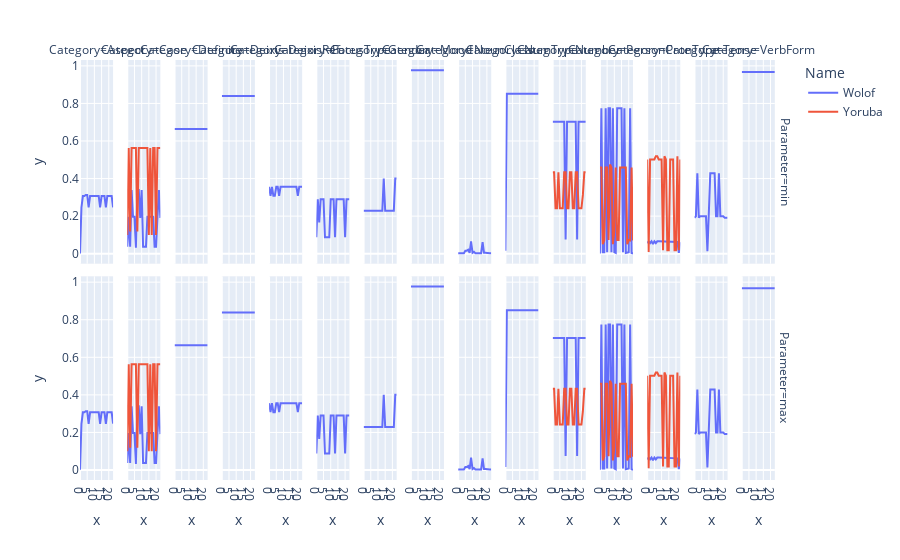

The cell this chart's notebook holds for it:
### Code cell
def update_output(family):
    df_spec = pd.DataFrame(columns = ['Name', 'x', 'y', 'Category'])
    df_spec2 = pd.DataFrame(columns = ['Name', 'x', 'y', 'Category'])
    df_spec3 = pd.DataFrame(columns = ['Name', 'x', 'y', 'Category'])
    df_spec4 = pd.DataFrame(columns = ['Name', 'x', 'y', 'Category'])
    new_lst = structure[family]

    for el in new_lst:
        df_temp = df1.loc[df1['Name'].isin([el])]
        frames = [df_spec, df_temp]
        df_spec = pd.concat(frames)

    for cat in df_spec['Category'].unique().tolist():
        a = df_spec.loc[df_spec['Category'].isin([cat])]
        
        if len(a['Name'].unique().tolist()) > 2:
            curves = {}

            for index, raw in df_spec.iterrows():
                if raw['Category'] not in curves.keys():
                    curves[raw['Category']] = {}
                if raw['Name'] not in curves[raw['Category']].keys():
                    curves[raw['Category']][raw['Name']] = []
                point = (raw['x'], raw['y'])
                curves[raw['Category']][raw['Name']].append(point)

            distances = {}
            distances[cat] = {}
            nam_line = list(curves[cat].keys())
            for b in range(len(curves[cat].keys())):
                nam_line_spec = list(curves[cat].keys())
                del nam_line_spec[b]
                line_1 = curves[cat][nam_line[b]]
                lang_1 = nam_line[b]
                for name in nam_line_spec:
                    line_2 = curves[cat][name]
                    lang_2 = name
                    compar_name1 = f'{lang_1}:{lang_2}'
                    compar_name2 = f'{lang_2}:{lang_1}'
                    if compar_name1 and compar_name2 not in distances[cat].keys():
                        distances[cat][compar_name1] = frechet_distance(line_1, line_2)

            distances = dict(sorted(distances[cat].items(), key=lambda x: -x[1]))
            compar_distances = {}
            count = 0
            dist_len = 0.8*len(distances.keys())
            pattern1 = int()
            for k in distances.keys():
                count += 1
                if pattern1 == 0:
                    pattern1 =  1.2*distances[k]
                n_index = k.index(':')
                lang1 = k[0:n_index]
                lang2 = k[n_index+1:]
                if distances[k] <= pattern1:
                    if count <= dist_len:
                        if lang1 not in compar_distances.keys():
                            compar_distances[lang1] = []
                            compar_distances[lang1].append(lang1)
                            compar_distances[lang1].append(lang2)
                        else:
                            compar_distances[lang1].append(lang2)
                        if lang2 not in compar_distances.keys():
                            compar_distances[lang2] = []
                            compar_distances[lang2].append(lang2)
                            compar_distances[lang2].append(lang1)
                        else:
                            compar_distances[lang2].append(lang1)
            compar_distances = dict(sorted(compar_distances.items(), key=lambda item: len(item[1])))
            [last] = collections.deque(compar_distances, maxlen=1)
            need_lang = compar_distances[last]
            
            if len(need_lang) >= 6:
                need_lang = need_lang[:6]

            for el in need_lang:
                b = df_spec2.loc[df_spec2['Category'].isin([cat])]
                b = b['Name'].unique().tolist()
                if el not in b:
                    df_temp = df_spec.loc[df_spec['Name'].isin([el])]
                    df_temp = df_temp.loc[df_temp['Category'].isin([cat])]
                    frames = [df_spec2, df_temp]
                    df_spec2 = pd.concat(frames)

            
            distances = dict(sorted(distances.items(), key=lambda x: -x[1], reverse=True))
            df_spec3 = pd.DataFrame(columns = ['Name', 'x', 'y', 'Category'])
            compar_distances2 = {}
            dist_len = 0.8*len(distances.keys())
            pattern2 = int()
            count = 0
            for k in distances.keys():
                count += 1
        
                if pattern2 == 0:
                    pattern2 =  0.8*distances[k]
                n = k.index(':')
                lang1 = k[0:n]
                lang2 = k[n+1:]

                if distances[k] >= pattern2:
                    if count <= dist_len:
                        if lang1 not in compar_distances2.keys():
                            compar_distances2[lang1] = []
                            compar_distances2[lang1].append(lang1)
                            compar_distances2[lang1].append(lang2)
                        else:
                            if lang2 not in compar_distances2[lang1]:
                                compar_distances2[lang1].append(lang2)
                        if lang2 not in compar_distances2.keys():
                            compar_distances2[lang2] = []
                            compar_distances2[lang2].append(lang2)
                            compar_distances2[lang2].append(lang1)
                        else:
                            if lang1 not in compar_distances2[lang2]:
                                compar_distances2[lang2].append(lang1)
            
            compar_distances2 = dict(sorted(compar_distances2.items(), key=lambda item: len(item[1])))
            if compar_distances2 == {}:
                b = df_spec.loc[df_spec['Category'].isin(['Definite'])]
                print(distances)
            [last] = collections.deque(compar_distances2, maxlen=1)
            need_lang = compar_distances2[last]
            if len(need_lang) >= 6:
                need_lang = need_lang[:6]

            for el in need_lang:
                b = df_spec3.loc[df_spec3['Category'].isin([cat])]
                b = b['Name'].unique().tolist()
                if el not in b:
                    df_temp = df_spec.loc[df_spec['Name'].isin([el])]
                    df_temp = df_temp.loc[df_temp['Category'].isin([cat])]
                    frames = [df_spec3, df_temp]
                    df_spec3 = pd.concat(frames)
                
                
        else:
            df_temp = df_spec[df_spec['Category'].isin([cat])]
            frames = [df_spec2, df_temp]
            df_spec2 = pd.concat(frames)
            frames = [df_spec3, df_temp]
            df_spec3 = pd.concat(frames)

    min = len(df_spec2['Name'].tolist())
    min = ['min' for i in range(min)]
    df_spec2['Parameter'] = min

    max = len(df_spec3['Name'].tolist())
    max = ['max' for i in range(max)]
    df_spec3['Parameter'] = max

    frames = [df_spec2, df_spec3]
    df_new = pd.concat(frames)
    
    fig = px.line(df_new, x='x', y='y', color='Name', facet_col='Category', facet_row = 'Parameter', facet_col_wrap=3)
    # fig = px.line(df_spec2, x='x', y='y', color='Name', facet_col='Category', facet_col_wrap=3)
    # fig1 = px.line(df_spec3, x='x', y='y', color='Name', facet_col='Category', facet_col_wrap=3)
    # return fig1, fig2, fig3
    return fig
f = update_output('Atlantic-Congo')
f.show()

### Figure 1 — Plotly figure (JSON) as saved in the notebook; plotly's stock layout.template omitted (floating-point values rounded to 4 significant figures)
{"data": [{"hovertemplate": "Name=Wolof<br>Parameter=min<br>Category=Aspect<br>x=%{x}<br>y=%{y}<extra></extra>", "legendgroup": "Wolof", "line": {"color": "#636efa", "dash": "solid"}, "marker": {"symbol": "circle"}, "mode": "lines", "name": "Wolof", "orientation": "v", "showlegend": true, "type": "scatter", "x": [0, 1, 2, 3, 4, 5, 6, 7, 8, 9, 10, 11, 12, 13, 14, 15, 16, 17, 18, 19, 20, 21, 22, 23], "xaxis": "x16", "y": [0.001, 0.246, 0.307, 0.307, 0.313, 0.313, 0.246, 0.307, 0.307, 0.307, 0.307, 0.307, 0.307, 0.307, 0.246, 0.307, 0.307, 0.307, 0.246, 0.307, 0.307, 0.307, 0.307, 0.247], "yaxis": "y16"}, {"hovertemplate": "Name=Wolof<br>Parameter=min<br>Category=Case<br>x=%{x}<br>y=%{y}<extra></extra>", "legendgroup": "Wolof", "line": {"color": "#636efa", "dash": "solid"}, "marker": {"symbol": "circle"}, "mode": "lines", "name": "Wolof", "orientation": "v", "showlegend": false, "type": "scatter", "x": [0, 1, 2, 3, 4, 5, 6, 7, 8, 9, 10, 11, 12, 13, 14, 15, 16, 17, 18, 19, 20, 21, 22, 23], "xaxis": "x17", "y": [0.037, 0.197, 0.037, 0.339, 0.197, 0.197, 0.032, 0.339, 0.339, 0.191, 0.339, 0.037, 0.037, 0.037, 0.197, 0.197, 0.197, 0.197, 0.197, 0.037, 0.037, 0.197, 0.339, 0.191], "yaxis": "y17"}, {"hovertemplate": "Name=Wolof<br>Parameter=min<br>Category=Definite<br>x=%{x}<br>y=%{y}<extra></extra>", "legendgroup": "Wolof", "line": {"color": "#636efa", "dash": "solid"}, "marker": {"symbol": "circle"}, "mode": "lines", "name": "Wolof", "orientation": "v", "showlegend": false, "type": "scatter", "x": [0, 1, 2, 3, 4, 5, 6, 7, 8, 9, 10, 11, 12, 13, 14, 15, 16, 17, 18, 19, 20, 21, 22, 23], "xaxis": "x18", "y": [0.664, 0.664, 0.664, 0.664, 0.664, 0.664, 0.664, 0.664, 0.664, 0.664, 0.664, 0.664, 0.664, 0.664, 0.664, 0.664, 0.664, 0.664, 0.664, 0.664, 0.664, 0.664, 0.664, 0.664], "yaxis": "y18"}, {"hovertemplate": "Name=Wolof<br>Parameter=min<br>Category=Deixis<br>x=%{x}<br>y=%{y}<extra></extra>", "legendgroup": "Wolof", "line": {"color": "#636efa", "dash": "solid"}, "marker": {"symbol": "circle"}, "mode": "lines", "name": "Wolof", "orientation": "v", "showlegend": false, "type": "scatter", "x": [0, 1, 2, 3, 4, 5, 6, 7, 8, 9, 10, 11, 12, 13, 14, 15, 16, 17, 18, 19, 20, 21, 22, 23], "xaxis": "x19", "y": [0.839, 0.839, 0.839, 0.839, 0.839, 0.839, 0.839, 0.839, 0.839, 0.839, 0.839, 0.839, 0.839, 0.839, 0.839, 0.839, 0.839, 0.839, 0.839, 0.839, 0.839, 0.839, 0.839, 0.839], "yaxis": "y19"}, {"hovertemplate": "Name=Wolof<br>Parameter=min<br>Category=DeixisRef<br>x=%{x}<br>y=%{y}<extra></extra>", "legendgroup": "Wolof", "line": {"color": "#636efa", "dash": "solid"}, "marker": {"symbol": "circle"}, "mode": "lines", "name": "Wolof", "orientation": "v", "showlegend": false, "type": "scatter", "x": [0, 1, 2, 3, 4, 5, 6, 7, 8, 9, 10, 11, 12, 13, 14, 15, 16, 17, 18, 19, 20, 21, 22, 23], "xaxis": "x20", "y": [0.356, 0.308, 0.356, 0.308, 0.308, 0.356, 0.356, 0.308, 0.356, 0.356, 0.356, 0.356, 0.356, 0.356, 0.356, 0.356, 0.356, 0.356, 0.356, 0.356, 0.308, 0.356, 0.356, 0.356], "yaxis": "y20"}, {"hovertemplate": "Name=Wolof<br>Parameter=min<br>Category=FocusType<br>x=%{x}<br>y=%{y}<extra></extra>", "legendgroup": "Wolof", "line": {"color": "#636efa", "dash": "solid"}, "marker": {"symbol": "circle"}, "mode": "lines", "name": "Wolof", "orientation": "v", "showlegend": false, "type": "scatter", "x": [0, 1, 2, 3, 4, 5, 6, 7, 8, 9, 10, 11, 12, 13, 14, 15, 16, 17, 18, 19, 20, 21, 22, 23], "xaxis": "x21", "y": [0.088, 0.29, 0.166, 0.29, 0.29, 0.29, 0.088, 0.088, 0.088, 0.088, 0.29, 0.29, 0.29, 0.088, 0.29, 0.29, 0.29, 0.29, 0.29, 0.29, 0.088, 0.29, 0.29, 0.29], "yaxis": "y21"}, {"hovertemplate": "Name=Wolof<br>Parameter=min<br>Category=Gender<br>x=%{x}<br>y=%{y}<extra></extra>", "legendgroup": "Wolof", "line": {"color": "#636efa", "dash": "solid"}, "marker": {"symbol": "circle"}, "mode": "lines", "name": "Wolof", "orientation": "v", "showlegend": false, "type": "scatter", "x": [0, 1, 2, 3, 4, 5, 6, 7, 8, 9, 10, 11, 12, 13, 14, 15, 16, 17, 18, 19, 20, 21, 22, 23], "xaxis": "x22", "y": [0.229, 0.229, 0.229, 0.229, 0.229, 0.229, 0.229, 0.229, 0.229, 0.229, 0.229, 0.229, 0.229, 0.229, 0.4, 0.229, 0.229, 0.229, 0.229, 0.229, 0.229, 0.229, 0.4, 0.4], "yaxis": "y22"}, {"hovertemplate": "Name=Wolof<br>Parameter=min<br>Category=Mood<br>x=%{x}<br>y=%{y}<extra></extra>", "legendgroup": "Wolof", "line": {"color": "#636efa", "dash": "solid"}, "marker": {"symbol": "circle"}, "mode": "lines", "name": "Wolof", "orientation": "v", "showlegend": false, "type": "scatter", "x": [0, 1, 2, 3, 4, 5, 6, 7, 8, 9, 10, 11, 12, 13, 14, 15, 16, 17, 18, 19, 20, 21, 22, 23], "xaxis": "x23", "y": [0.977, 0.977, 0.977, 0.977, 0.977, 0.977, 0.977, 0.977, 0.977, 0.977, 0.977, 0.977, 0.977, 0.977, 0.977, 0.977, 0.977, 0.977, 0.977, 0.977, 0.977, 0.977, 0.977, 0.977], "yaxis": "y23"}, {"hovertemplate": "Name=Wolof<br>Parameter=min<br>Category=NounClass<br>x=%{x}<br>y=%{y}<extra></extra>", "legendgroup": "Wolof", "line": {"color": "#636efa", "dash": "solid"}, "marker": {"symbol": "circle"}, "mode": "lines", "name": "Wolof", "orientation": "v", "showlegend": false, "type": "scatter", "x": [0, 1, 2, 3, 4, 5, 6, 7, 8, 9, 10, 11, 12, 13, 14, 15, 16, 17, 18, 19, 20, 21, 22, 23], "xaxis": "x24", "y": [0.003, 0.005, 0.003, 0.003, 0.003, 0.016, 0.016, 0.021, 0.005, 0.066, 0.005, 0.01, 0.003, 0.003, 0.003, 0.003, 0.003, 0.062, 0.005, 0.005, 0.003, 0.003, 0.003, 0.003], "yaxis": "y24"}, {"hovertemplate": "Name=Wolof<br>Parameter=min<br>Category=NumType<br>x=%{x}<br>y=%{y}<extra></extra>", "legendgroup": "Wolof", "line": {"color": "#636efa", "dash": "solid"}, "marker": {"symbol": "circle"}, "mode": "lines", "name": "Wolof", "orientation": "v", "showlegend": false, "type": "scatter", "x": [0, 1, 2, 3, 4, 5, 6, 7, 8, 9, 10, 11, 12, 13, 14, 15, 16, 17, 18, 19, 20, 21, 22, 23], "xaxis": "x25", "y": [0.016, 0.851, 0.851, 0.851, 0.851, 0.851, 0.851, 0.851, 0.851, 0.851, 0.851, 0.851, 0.851, 0.851, 0.851, 0.851, 0.851, 0.851, 0.851, 0.851, 0.851, 0.851, 0.851, 0.851], "yaxis": "y25"}, {"hovertemplate": "Name=Wolof<br>Parameter=min<br>Category=Number<br>x=%{x}<br>y=%{y}<extra></extra>", "legendgroup": "Wolof", "line": {"color": "#636efa", "dash": "solid"}, "marker": {"symbol": "circle"}, "mode": "lines", "name": "Wolof", "orientation": "v", "showlegend": false, "type": "scatter", "x": [0, 1, 2, 3, 4, 5, 6, 7, 8, 9, 10, 11, 12, 13, 14, 15, 16, 17, 18, 19, 20, 21, 22, 23], "xaxis": "x26", "y": [0.703, 0.703, 0.703, 0.703, 0.703, 0.703, 0.703, 0.703, 0.703, 0.075, 0.703, 0.703, 0.703, 0.703, 0.703, 0.703, 0.703, 0.075, 0.703, 0.703, 0.703, 0.703, 0.703, 0.703], "yaxis": "y26"}, {"hovertemplate": "Name=Wolof<br>Parameter=min<br>Category=Person<br>x=%{x}<br>y=%{y}<extra></extra>", "legendgroup": "Wolof", "line": {"color": "#636efa", "dash": "solid"}, "marker": {"symbol": "circle"}, "mode": "lines", "name": "Wolof", "orientation": "v", "showlegend": false, "type": "scatter", "x": [0, 1, 2, 3, 4, 5, 6, 7, 8, 9, 10, 11, 12, 13, 14, 15, 16, 17, 18, 19, 20, 21, 22, 23], "xaxis": "x27", "y": [0.001, 0.774, 0.008, 0.008, 0.774, 0.008, 0.774, 0.774, 0.008, 0.774, 0.008, 0.004, 0.774, 0.774, 0.774, 0.774, 0.008, 0.774, 0.004, 0.008, 0.008, 0.774, 0.004, 0.001], "yaxis": "y27"}, {"hovertemplate": "Name=Wolof<br>Parameter=min<br>Category=PronType<br>x=%{x}<br>y=%{y}<extra></extra>", "legendgroup": "Wolof", "line": {"color": "#636efa", "dash": "solid"}, "marker": {"symbol": "circle"}, "mode": "lines", "name": "Wolof", "orientation": "v", "showlegend": false, "type": "scatter", "x": [0, 1, 2, 3, 4, 5, 6, 7, 8, 9, 10, 11, 12, 13, 14, 15, 16, 17, 18, 19, 20, 21, 22, 23], "xaxis": "x28", "y": [0.056, 0.066, 0.056, 0.066, 0.052, 0.066, 0.056, 0.066, 0.066, 0.066, 0.066, 0.066, 0.066, 0.066, 0.062, 0.066, 0.066, 0.066, 0.066, 0.066, 0.066, 0.062, 0.005, 0.062], "yaxis": "y28"}, {"hovertemplate": "Name=Wolof<br>Parameter=min<br>Category=Tense<br>x=%{x}<br>y=%{y}<extra></extra>", "legendgroup": "Wolof", "line": {"color": "#636efa", "dash": "solid"}, "marker": {"symbol": "circle"}, "mode": "lines", "name": "Wolof", "orientation": "v", "showlegend": false, "type": "scatter", "x": [0, 1, 2, 3, 4, 5, 6, 7, 8, 9, 10, 11, 12, 13, 14, 15, 16, 17, 18, 19, 20, 21, 22, 23], "xaxis": "x29", "y": [0.192, 0.199, 0.428, 0.192, 0.199, 0.199, 0.199, 0.199, 0.199, 0.013, 0.199, 0.428, 0.428, 0.428, 0.428, 0.199, 0.199, 0.428, 0.199, 0.199, 0.199, 0.192, 0.192, 0.192], "yaxis": "y29"}, {"hovertemplate": "Name=Wolof<br>Parameter=min<br>Category=VerbForm<br>x=%{x}<br>y=%{y}<extra></extra>", "legendgroup": "Wolof", "line": {"color": "#636efa", "dash": "solid"}, "marker": {"symbol": "circle"}, "mode": "lines", "name": "Wolof", "orientation": "v", "showlegend": false, "type": "scatter", "x": [0, 1, 2, 3, 4, 5, 6, 7, 8, 9, 10, 11, 12, 13, 14, 15, 16, 17, 18, 19, 20, 21, 22, 23], "xaxis": "x30", "y": [0.968, 0.968, 0.968, 0.968, 0.968, 0.968, 0.968, 0.968, 0.968, 0.968, 0.968, 0.968, 0.968, 0.968, 0.968, 0.968, 0.968, 0.968, 0.968, 0.968, 0.968, 0.968, 0.968, 0.968], "yaxis": "y30"}, {"hovertemplate": "Name=Wolof<br>Parameter=max<br>Category=Aspect<br>x=%{x}<br>y=%{y}<extra></extra>", "legendgroup": "Wolof", "line": {"color": "#636efa", "dash": "solid"}, "marker": {"symbol": "circle"}, "mode": "lines", "name": "Wolof", "orientation": "v", "showlegend": false, "type": "scatter", "x": [0, 1, 2, 3, 4, 5, 6, 7, 8, 9, 10, 11, 12, 13, 14, 15, 16, 17, 18, 19, 20, 21, 22, 23], "xaxis": "x", "y": [0.001, 0.246, 0.307, 0.307, 0.313, 0.313, 0.246, 0.307, 0.307, 0.307, 0.307, 0.307, 0.307, 0.307, 0.246, 0.307, 0.307, 0.307, 0.246, 0.307, 0.307, 0.307, 0.307, 0.247], "yaxis": "y"}, {"hovertemplate": "Name=Wolof<br>Parameter=max<br>Category=Case<br>x=%{x}<br>y=%{y}<extra></extra>", "legendgroup": "Wolof", "line": {"color": "#636efa", "dash": "solid"}, "marker": {"symbol": "circle"}, "mode": "lines", "name": "Wolof", "orientation": "v", "showlegend": false, "type": "scatter", "x": [0, 1, 2, 3, 4, 5, 6, 7, 8, 9, 10, 11, 12, 13, 14, 15, 16, 17, 18, 19, 20, 21, 22, 23], "xaxis": "x2", "y": [0.037, 0.197, 0.037, 0.339, 0.197, 0.197, 0.032, 0.339, 0.339, 0.191, 0.339, 0.037, 0.037, 0.037, 0.197, 0.197, 0.197, 0.197, 0.197, 0.037, 0.037, 0.197, 0.339, 0.191], "yaxis": "y2"}, {"hovertemplate": "Name=Wolof<br>Parameter=max<br>Category=Definite<br>x=%{x}<br>y=%{y}<extra></extra>", "legendgroup": "Wolof", "line": {"color": "#636efa", "dash": "solid"}, "marker": {"symbol": "circle"}, "mode": "lines", "name": "Wolof", "orientation": "v", "showlegend": false, "type": "scatter", "x": [0, 1, 2, 3, 4, 5, 6, 7, 8, 9, 10, 11, 12, 13, 14, 15, 16, 17, 18, 19, 20, 21, 22, 23], "xaxis": "x3", "y": [0.664, 0.664, 0.664, 0.664, 0.664, 0.664, 0.664, 0.664, 0.664, 0.664, 0.664, 0.664, 0.664, 0.664, 0.664, 0.664, 0.664, 0.664, 0.664, 0.664, 0.664, 0.664, 0.664, 0.664], "yaxis": "y3"}, {"hovertemplate": "Name=Wolof<br>Parameter=max<br>Category=Deixis<br>x=%{x}<br>y=%{y}<extra></extra>", "legendgroup": "Wolof", "line": {"color": "#636efa", "dash": "solid"}, "marker": {"symbol": "circle"}, "mode": "lines", "name": "Wolof", "orientation": "v", "showlegend": false, "type": "scatter", "x": [0, 1, 2, 3, 4, 5, 6, 7, 8, 9, 10, 11, 12, 13, 14, 15, 16, 17, 18, 19, 20, 21, 22, 23], "xaxis": "x4", "y": [0.839, 0.839, 0.839, 0.839, 0.839, 0.839, 0.839, 0.839, 0.839, 0.839, 0.839, 0.839, 0.839, 0.839, 0.839, 0.839, 0.839, 0.839, 0.839, 0.839, 0.839, 0.839, 0.839, 0.839], "yaxis": "y4"}, {"hovertemplate": "Name=Wolof<br>Parameter=max<br>Category=DeixisRef<br>x=%{x}<br>y=%{y}<extra></extra>", "legendgroup": "Wolof", "line": {"color": "#636efa", "dash": "solid"}, "marker": {"symbol": "circle"}, "mode": "lines", "name": "Wolof", "orientation": "v", "showlegend": false, "type": "scatter", "x": [0, 1, 2, 3, 4, 5, 6, 7, 8, 9, 10, 11, 12, 13, 14, 15, 16, 17, 18, 19, 20, 21, 22, 23], "xaxis": "x5", "y": [0.356, 0.308, 0.356, 0.308, 0.308, 0.356, 0.356, 0.308, 0.356, 0.356, 0.356, 0.356, 0.356, 0.356, 0.356, 0.356, 0.356, 0.356, 0.356, 0.356, 0.308, 0.356, 0.356, 0.356], "yaxis": "y5"}, {"hovertemplate": "Name=Wolof<br>Parameter=max<br>Category=FocusType<br>x=%{x}<br>y=%{y}<extra></extra>", "legendgroup": "Wolof", "line": {"color": "#636efa", "dash": "solid"}, "marker": {"symbol": "circle"}, "mode": "lines", "name": "Wolof", "orientation": "v", "showlegend": false, "type": "scatter", "x": [0, 1, 2, 3, 4, 5, 6, 7, 8, 9, 10, 11, 12, 13, 14, 15, 16, 17, 18, 19, 20, 21, 22, 23], "xaxis": "x6", "y": [0.088, 0.29, 0.166, 0.29, 0.29, 0.29, 0.088, 0.088, 0.088, 0.088, 0.29, 0.29, 0.29, 0.088, 0.29, 0.29, 0.29, 0.29, 0.29, 0.29, 0.088, 0.29, 0.29, 0.29], "yaxis": "y6"}, {"hovertemplate": "Name=Wolof<br>Parameter=max<br>Category=Gender<br>x=%{x}<br>y=%{y}<extra></extra>", "legendgroup": "Wolof", "line": {"color": "#636efa", "dash": "solid"}, "marker": {"symbol": "circle"}, "mode": "lines", "name": "Wolof", "orientation": "v", "showlegend": false, "type": "scatter", "x": [0, 1, 2, 3, 4, 5, 6, 7, 8, 9, 10, 11, 12, 13, 14, 15, 16, 17, 18, 19, 20, 21, 22, 23], "xaxis": "x7", "y": [0.229, 0.229, 0.229, 0.229, 0.229, 0.229, 0.229, 0.229, 0.229, 0.229, 0.229, 0.229, 0.229, 0.229, 0.4, 0.229, 0.229, 0.229, 0.229, 0.229, 0.229, 0.229, 0.4, 0.4], "yaxis": "y7"}, {"hovertemplate": "Name=Wolof<br>Parameter=max<br>Category=Mood<br>x=%{x}<br>y=%{y}<extra></extra>", "legendgroup": "Wolof", "line": {"color": "#636efa", "dash": "solid"}, "marker": {"symbol": "circle"}, "mode": "lines", "name": "Wolof", "orientation": "v", "showlegend": false, "type": "scatter", "x": [0, 1, 2, 3, 4, 5, 6, 7, 8, 9, 10, 11, 12, 13, 14, 15, 16, 17, 18, 19, 20, 21, 22, 23], "xaxis": "x8", "y": [0.977, 0.977, 0.977, 0.977, 0.977, 0.977, 0.977, 0.977, 0.977, 0.977, 0.977, 0.977, 0.977, 0.977, 0.977, 0.977, 0.977, 0.977, 0.977, 0.977, 0.977, 0.977, 0.977, 0.977], "yaxis": "y8"}, {"hovertemplate": "Name=Wolof<br>Parameter=max<br>Category=NounClass<br>x=%{x}<br>y=%{y}<extra></extra>", "legendgroup": "Wolof", "line": {"color": "#636efa", "dash": "solid"}, "marker": {"symbol": "circle"}, "mode": "lines", "name": "Wolof", "orientation": "v", "showlegend": false, "type": "scatter", "x": [0, 1, 2, 3, 4, 5, 6, 7, 8, 9, 10, 11, 12, 13, 14, 15, 16, 17, 18, 19, 20, 21, 22, 23], "xaxis": "x9", "y": [0.003, 0.005, 0.003, 0.003, 0.003, 0.016, 0.016, 0.021, 0.005, 0.066, 0.005, 0.01, 0.003, 0.003, 0.003, 0.003, 0.003, 0.062, 0.005, 0.005, 0.003, 0.003, 0.003, 0.003], "yaxis": "y9"}, {"hovertemplate": "Name=Wolof<br>Parameter=max<br>Category=NumType<br>x=%{x}<br>y=%{y}<extra></extra>", "legendgroup": "Wolof", "line": {"color": "#636efa", "dash": "solid"}, "marker": {"symbol": "circle"}, "mode": "lines", "name": "Wolof", "orientation": "v", "showlegend": false, "type": "scatter", "x": [0, 1, 2, 3, 4, 5, 6, 7, 8, 9, 10, 11, 12, 13, 14, 15, 16, 17, 18, 19, 20, 21, 22, 23], "xaxis": "x10", "y": [0.016, 0.851, 0.851, 0.851, 0.851, 0.851, 0.851, 0.851, 0.851, 0.851, 0.851, 0.851, 0.851, 0.851, 0.851, 0.851, 0.851, 0.851, 0.851, 0.851, 0.851, 0.851, 0.851, 0.851], "yaxis": "y10"}, {"hovertemplate": "Name=Wolof<br>Parameter=max<br>Category=Number<br>x=%{x}<br>y=%{y}<extra></extra>", "legendgroup": "Wolof", "line": {"color": "#636efa", "dash": "solid"}, "marker": {"symbol": "circle"}, "mode": "lines", "name": "Wolof", "orientation": "v", "showlegend": false, "type": "scatter", "x": [0, 1, 2, 3, 4, 5, 6, 7, 8, 9, 10, 11, 12, 13, 14, 15, 16, 17, 18, 19, 20, 21, 22, 23], "xaxis": "x11", "y": [0.703, 0.703, 0.703, 0.703, 0.703, 0.703, 0.703, 0.703, 0.703, 0.075, 0.703, 0.703, 0.703, 0.703, 0.703, 0.703, 0.703, 0.075, 0.703, 0.703, 0.703, 0.703, 0.703, 0.703], "yaxis": "y11"}, {"hovertemplate": "Name=Wolof<br>Parameter=max<br>Category=Person<br>x=%{x}<br>y=%{y}<extra></extra>", "legendgroup": "Wolof", "line": {"color": "#636efa", "dash": "solid"}, "marker": {"symbol": "circle"}, "mode": "lines", "name": "Wolof", "orientation": "v", "showlegend": false, "type": "scatter", "x": [0, 1, 2, 3, 4, 5, 6, 7, 8, 9, 10, 11, 12, 13, 14, 15, 16, 17, 18, 19, 20, 21, 22, 23], "xaxis": "x12", "y": [0.001, 0.774, 0.008, 0.008, 0.774, 0.008, 0.774, 0.774, 0.008, 0.774, 0.008, 0.004, 0.774, 0.774, 0.774, 0.774, 0.008, 0.774, 0.004, 0.008, 0.008, 0.774, 0.004, 0.001], "yaxis": "y12"}, {"hovertemplate": "Name=Wolof<br>Parameter=max<br>Category=PronType<br>x=%{x}<br>y=%{y}<extra></extra>", "legendgroup": "Wolof", "line": {"color": "#636efa", "dash": "solid"}, "marker": {"symbol": "circle"}, "mode": "lines", "name": "Wolof", "orientation": "v", "showlegend": false, "type": "scatter", "x": [0, 1, 2, 3, 4, 5, 6, 7, 8, 9, 10, 11, 12, 13, 14, 15, 16, 17, 18, 19, 20, 21, 22, 23], "xaxis": "x13", "y": [0.056, 0.066, 0.056, 0.066, 0.052, 0.066, 0.056, 0.066, 0.066, 0.066, 0.066, 0.066, 0.066, 0.066, 0.062, 0.066, 0.066, 0.066, 0.066, 0.066, 0.066, 0.062, 0.005, 0.062], "yaxis": "y13"}, {"hovertemplate": "Name=Wolof<br>Parameter=max<br>Category=Tense<br>x=%{x}<br>y=%{y}<extra></extra>", "legendgroup": "Wolof", "line": {"color": "#636efa", "dash": "solid"}, "marker": {"symbol": "circle"}, "mode": "lines", "name": "Wolof", "orientation": "v", "showlegend": false, "type": "scatter", "x": [0, 1, 2, 3, 4, 5, 6, 7, 8, 9, 10, 11, 12, 13, 14, 15, 16, 17, 18, 19, 20, 21, 22, 23], "xaxis": "x14", "y": [0.192, 0.199, 0.428, 0.192, 0.199, 0.199, 0.199, 0.199, 0.199, 0.013, 0.199, 0.428, 0.428, 0.428, 0.428, 0.199, 0.199, 0.428, 0.199, 0.199, 0.199, 0.192, 0.192, 0.192], "yaxis": "y14"}, {"hovertemplate": "Name=Wolof<br>Parameter=max<br>Category=VerbForm<br>x=%{x}<br>y=%{y}<extra></extra>", "legendgroup": "Wolof", "line": {"color": "#636efa", "dash": "solid"}, "marker": {"symbol": "circle"}, "mode": "lines", "name": "Wolof", "orientation": "v", "showlegend": false, "type": "scatter", "x": [0, 1, 2, 3, 4, 5, 6, 7, 8, 9, 10, 11, 12, 13, 14, 15, 16, 17, 18, 19, 20, 21, 22, 23], "xaxis": "x15", "y": [0.968, 0.968, 0.968, 0.968, 0.968, 0.968, 0.968, 0.968, 0.968, 0.968, 0.968, 0.968, 0.968, 0.968, 0.968, 0.968, 0.968, 0.968, 0.968, 0.968, 0.968, 0.968, 0.968, 0.968], "yaxis": "y15"}, {"hovertemplate": "Name=Yoruba<br>Parameter=min<br>Category=Case<br>x=%{x}<br>y=%{y}<extra></extra>", "legendgroup": "Yoruba", "line": {"color": "#EF553B", "dash": "solid"}, "marker": {"symbol": "circle"}, "mode": "lines", "name": "Yoruba", "orientation": "v", "showlegend": true, "type": "scatter", "x": [0, 1, 2, 3, 4, 5, 6, 7, 8, 9, 10, 11, 12, 13, 14, 15, 16, 17, 18, 19, 20, 21, 22, 23], "xaxis": "x17", "y": [0.1, 0.563, 0.118, 0.563, 0.563, 0.563, 0.563, 0.118, 0.563, 0.563, 0.563, 0.563, 0.563, 0.563, 0.563, 0.1, 0.563, 0.1, 0.563, 0.563, 0.1, 0.563, 0.563, 0.563], "yaxis": "y17"}, {"hovertemplate": "Name=Yoruba<br>Parameter=min<br>Category=Number<br>x=%{x}<br>y=%{y}<extra></extra>", "legendgroup": "Yoruba", "line": {"color": "#EF553B", "dash": "solid"}, "marker": {"symbol": "circle"}, "mode": "lines", "name": "Yoruba", "orientation": "v", "showlegend": false, "type": "scatter", "x": [0, 1, 2, 3, 4, 5, 6, 7, 8, 9, 10, 11, 12, 13, 14, 15, 16, 17, 18, 19, 20, 21, 22, 23], "xaxis": "x26", "y": [0.433, 0.433, 0.242, 0.242, 0.433, 0.242, 0.242, 0.242, 0.433, 0.433, 0.242, 0.242, 0.433, 0.433, 0.242, 0.242, 0.433, 0.433, 0.242, 0.242, 0.242, 0.313, 0.433, 0.433], "yaxis": "y26"}, {"hovertemplate": "Name=Yoruba<br>Parameter=min<br>Category=Person<br>x=%{x}<br>y=%{y}<extra></extra>", "legendgroup": "Yoruba", "line": {"color": "#EF553B", "dash": "solid"}, "marker": {"symbol": "circle"}, "mode": "lines", "name": "Yoruba", "orientation": "v", "showlegend": false, "type": "scatter", "x": [0, 1, 2, 3, 4, 5, 6, 7, 8, 9, 10, 11, 12, 13, 14, 15, 16, 17, 18, 19, 20, 21, 22, 23], "xaxis": "x27", "y": [0.459, 0.459, 0.051, 0.073, 0.459, 0.459, 0.073, 0.475, 0.459, 0.051, 0.118, 0.459, 0.073, 0.073, 0.459, 0.459, 0.459, 0.459, 0.459, 0.051, 0.073, 0.071, 0.459, 0.071], "yaxis": "y27"}, {"hovertemplate": "Name=Yoruba<br>Parameter=min<br>Category=PronType<br>x=%{x}<br>y=%{y}<extra></extra>", "legendgroup": "Yoruba", "line": {"color": "#EF553B", "dash": "solid"}, "marker": {"symbol": "circle"}, "mode": "lines", "name": "Yoruba", "orientation": "v", "showlegend": false, "type": "scatter", "x": [0, 1, 2, 3, 4, 5, 6, 7, 8, 9, 10, 11, 12, 13, 14, 15, 16, 17, 18, 19, 20, 21, 22, 23], "xaxis": "x28", "y": [0.502, 0.009, 0.502, 0.502, 0.502, 0.502, 0.519, 0.519, 0.502, 0.502, 0.502, 0.019, 0.519, 0.502, 0.019, 0.019, 0.502, 0.502, 0.502, 0.019, 0.019, 0.519, 0.019, 0.502], "yaxis": "y28"}, {"hovertemplate": "Name=Yoruba<br>Parameter=max<br>Category=Case<br>x=%{x}<br>y=%{y}<extra></extra>", "legendgroup": "Yoruba", "line": {"color": "#EF553B", "dash": "solid"}, "marker": {"symbol": "circle"}, "mode": "lines", "name": "Yoruba", "orientation": "v", "showlegend": false, "type": "scatter", "x": [0, 1, 2, 3, 4, 5, 6, 7, 8, 9, 10, 11, 12, 13, 14, 15, 16, 17, 18, 19, 20, 21, 22, 23], "xaxis": "x2", "y": [0.1, 0.563, 0.118, 0.563, 0.563, 0.563, 0.563, 0.118, 0.563, 0.563, 0.563, 0.563, 0.563, 0.563, 0.563, 0.1, 0.563, 0.1, 0.563, 0.563, 0.1, 0.563, 0.563, 0.563], "yaxis": "y2"}, {"hovertemplate": "Name=Yoruba<br>Parameter=max<br>Category=Number<br>x=%{x}<br>y=%{y}<extra></extra>", "legendgroup": "Yoruba", "line": {"color": "#EF553B", "dash": "solid"}, "marker": {"symbol": "circle"}, "mode": "lines", "name": "Yoruba", "orientation": "v", "showlegend": false, "type": "scatter", "x": [0, 1, 2, 3, 4, 5, 6, 7, 8, 9, 10, 11, 12, 13, 14, 15, 16, 17, 18, 19, 20, 21, 22, 23], "xaxis": "x11", "y": [0.433, 0.433, 0.242, 0.242, 0.433, 0.242, 0.242, 0.242, 0.433, 0.433, 0.242, 0.242, 0.433, 0.433, 0.242, 0.242, 0.433, 0.433, 0.242, 0.242, 0.242, 0.313, 0.433, 0.433], "yaxis": "y11"}, {"hovertemplate": "Name=Yoruba<br>Parameter=max<br>Category=Person<br>x=%{x}<br>y=%{y}<extra></extra>", "legendgroup": "Yoruba", "line": {"color": "#EF553B", "dash": "solid"}, "marker": {"symbol": "circle"}, "mode": "lines", "name": "Yoruba", "orientation": "v", "showlegend": false, "type": "scatter", "x": [0, 1, 2, 3, 4, 5, 6, 7, 8, 9, 10, 11, 12, 13, 14, 15, 16, 17, 18, 19, 20, 21, 22, 23], "xaxis": "x12", "y": [0.459, 0.459, 0.051, 0.073, 0.459, 0.459, 0.073, 0.475, 0.459, 0.051, 0.118, 0.459, 0.073, 0.073, 0.459, 0.459, 0.459, 0.459, 0.459, 0.051, 0.073, 0.071, 0.459, 0.071], "yaxis": "y12"}, {"hovertemplate": "Name=Yoruba<br>Parameter=max<br>Category=PronType<br>x=%{x}<br>y=%{y}<extra></extra>", "legendgroup": "Yoruba", "line": {"color": "#EF553B", "dash": "solid"}, "marker": {"symbol": "circle"}, "mode": "lines", "name": "Yoruba", "orientation": "v", "showlegend": false, "type": "scatter", "x": [0, 1, 2, 3, 4, 5, 6, 7, 8, 9, 10, 11, 12, 13, 14, 15, 16, 17, 18, 19, 20, 21, 22, 23], "xaxis": "x13", "y": [0.502, 0.009, 0.502, 0.502, 0.502, 0.502, 0.519, 0.519, 0.502, 0.502, 0.502, 0.019, 0.519, 0.502, 0.019, 0.019, 0.502, 0.502, 0.502, 0.019, 0.019, 0.519, 0.019, 0.502], "yaxis": "y13"}], "layout": {"annotations": [{"font": {}, "showarrow": false, "text": "Category=Aspect", "x": 0.02333, "xanchor": "center", "xref": "paper", "y": 1, "yanchor": "bottom", "yref": "paper"}, {"font": {}, "showarrow": false, "text": "Category=Case", "x": 0.09, "xanchor": "center", "xref": "paper", "y": 1, "yanchor": "bottom", "yref": "paper"}, {"font": {}, "showarrow": false, "text": "Category=Definite", "x": 0.1567, "xanchor": "center", "xref": "paper", "y": 1, "yanchor": "bottom", "yref": "paper"}, {"font": {}, "showarrow": false, "text": "Category=Deixis", "x": 0.2233, "xanchor": "center", "xref": "paper", "y": 1, "yanchor": "bottom", "yref": "paper"}, {"font": {}, "showarrow": false, "text": "Category=DeixisRef", "x": 0.29, "xanchor": "center", "xref": "paper", "y": 1, "yanchor": "bottom", "yref": "paper"}, {"font": {}, "showarrow": false, "text": "Category=FocusType", "x": 0.3567, "xanchor": "center", "xref": "paper", "y": 1, "yanchor": "bottom", "yref": "paper"}, {"font": {}, "showarrow": false, "text": "Category=Gender", "x": 0.4233, "xanchor": "center", "xref": "paper", "y": 1, "yanchor": "bottom", "yref": "paper"}, {"font": {}, "showarrow": false, "text": "Category=Mood", "x": 0.49, "xanchor": "center", "xref": "paper", "y": 1, "yanchor": "bottom", "yref": "paper"}, {"font": {}, "showarrow": false, "text": "Category=NounClass", "x": 0.5567, "xanchor": "center", "xref": "paper", "y": 1, "yanchor": "bottom", "yref": "paper"}, {"font": {}, "showarrow": false, "text": "Category=NumType", "x": 0.6233, "xanchor": "center", "xref": "paper", "y": 1, "yanchor": "bottom", "yref": "paper"}, {"font": {}, "showarrow": false, "text": "Category=Number", "x": 0.69, "xanchor": "center", "xref": "paper", "y": 1, "yanchor": "bottom", "yref": "paper"}, {"font": {}, "showarrow": false, "text": "Category=Person", "x": 0.7567, "xanchor": "center", "xref": "paper", "y": 1, "yanchor": "bottom", "yref": "paper"}, {"font": {}, "showarrow": false, "text": "Category=PronType", "x": 0.8233, "xanchor": "center", "xref": "paper", "y": 1, "yanchor": "bottom", "yref": "paper"}, {"font": {}, "showarrow": false, "text": "Category=Tense", "x": 0.89, "xanchor": "center", "xref": "paper", "y": 1, "yanchor": "bottom", "yref": "paper"}, {"font": {}, "showarrow": false, "text": "Category=VerbForm", "x": 0.9567, "xanchor": "center", "xref": "paper", "y": 1, "yanchor": "bottom", "yref": "paper"}, {"font": {}, "showarrow": false, "text": "Parameter=max", "textangle": 90, "x": 0.98, "xanchor": "left", "xref": "paper", "y": 0.2425, "yanchor": "middle", "yref": "paper"}, {"font": {}, "showarrow": false, "text": "Parameter=min", "textangle": 90, "x": 0.98, "xanchor": "left", "xref": "paper", "y": 0.7575, "yanchor": "middle", "yref": "paper"}], "legend": {"title": {"text": "Name"}, "tracegroupgap": 0}, "margin": {"t": 60}, "xaxis": {"anchor": "y", "domain": [0, 0.04667], "title": {"text": "x"}}, "xaxis10": {"anchor": "y10", "domain": [0.6, 0.6467], "matches": "x", "title": {"text": "x"}}, "xaxis11": {"anchor": "y11", "domain": [0.6667, 0.7133], "matches": "x", "title": {"text": "x"}}, "xaxis12": {"anchor": "y12", "domain": [0.7333, 0.78], "matches": "x", "title": {"text": "x"}}, "xaxis13": {"anchor": "y13", "domain": [0.8, 0.8467], "matches": "x", "title": {"text": "x"}}, "xaxis14": {"anchor": "y14", "domain": [0.8667, 0.9133], "matches": "x", "title": {"text": "x"}}, "xaxis15": {"anchor": "y15", "domain": [0.9333, 0.98], "matches": "x", "title": {"text": "x"}}, "xaxis16": {"anchor": "y16", "domain": [0, 0.04667], "matches": "x", "showticklabels": false}, "xaxis17": {"anchor": "y17", "domain": [0.06667, 0.1133], "matches": "x", "showticklabels": false}, "xaxis18": {"anchor": "y18", "domain": [0.1333, 0.18], "matches": "x", "showticklabels": false}, "xaxis19": {"anchor": "y19", "domain": [0.2, 0.2467], "matches": "x", "showticklabels": false}, "xaxis2": {"anchor": "y2", "domain": [0.06667, 0.1133], "matches": "x", "title": {"text": "x"}}, "xaxis20": {"anchor": "y20", "domain": [0.2667, 0.3133], "matches": "x", "showticklabels": false}, "xaxis21": {"anchor": "y21", "domain": [0.3333, 0.38], "matches": "x", "showticklabels": false}, "xaxis22": {"anchor": "y22", "domain": [0.4, 0.4467], "matches": "x", "showticklabels": false}, "xaxis23": {"anchor": "y23", "domain": [0.4667, 0.5133], "matches": "x", "showticklabels": false}, "xaxis24": {"anchor": "y24", "domain": [0.5333, 0.58], "matches": "x", "showticklabels": false}, "xaxis25": {"anchor": "y25", "domain": [0.6, 0.6467], "matches": "x", "showticklabels": false}, "xaxis26": {"anchor": "y26", "domain": [0.6667, 0.7133], "matches": "x", "showticklabels": false}, "xaxis27": {"anchor": "y27", "domain": [0.7333, 0.78], "matches": "x", "showticklabels": false}, "xaxis28": {"anchor": "y28", "domain": [0.8, 0.8467], "matches": "x", "showticklabels": false}, "xaxis29": {"anchor": "y29", "domain": [0.8667, 0.9133], "matches": "x", "showticklabels": false}, "xaxis3": {"anchor": "y3", "domain": [0.1333, 0.18], "matches": "x", "title": {"text": "x"}}, "xaxis30": {"anchor": "y30", "domain": [0.9333, 0.98], "matches": "x", "showticklabels": false}, "xaxis4": {"anchor": "y4", "domain": [0.2, 0.2467], "matches": "x", "title": {"text": "x"}}, "xaxis5": {"anchor": "y5", "domain": [0.2667, 0.3133], "matches": "x", "title": {"text": "x"}}, "xaxis6": {"anchor": "y6", "domain": [0.3333, 0.38], "matches": "x", "title": {"text": "x"}}, "xaxis7": {"anchor": "y7", "domain": [0.4, 0.4467], "matches": "x", "title": {"text": "x"}}, "xaxis8": {"anchor": "y8", "domain": [0.4667, 0.5133], "matches": "x", "title": {"text": "x"}}, "xaxis9": {"anchor": "y9", "domain": [0.5333, 0.58], "matches": "x", "title": {"text": "x"}}, "yaxis": {"anchor": "x", "domain": [0, 0.485], "title": {"text": "y"}}, "yaxis10": {"anchor": "x10", "domain": [0, 0.485], "matches": "y", "showticklabels": false}, "yaxis11": {"anchor": "x11", "domain": [0, 0.485], "matches": "y", "showticklabels": false}, "yaxis12": {"anchor": "x12", "domain": [0, 0.485], "matches": "y", "showticklabels": false}, "yaxis13": {"anchor": "x13", "domain": [0, 0.485], "matches": "y", "showticklabels": false}, "yaxis14": {"anchor": "x14", "domain": [0, 0.485], "matches": "y", "showticklabels": false}, "yaxis15": {"anchor": "x15", "domain": [0, 0.485], "matches": "y", "showticklabels": false}, "yaxis16": {"anchor": "x16", "domain": [0.515, 1], "matches": "y", "title": {"text": "y"}}, "yaxis17": {"anchor": "x17", "domain": [0.515, 1], "matches": "y", "showticklabels": false}, "yaxis18": {"anchor": "x18", "domain": [0.515, 1], "matches": "y", "showticklabels": false}, "yaxis19": {"anchor": "x19", "domain": [0.515, 1], "matches": "y", "showticklabels": false}, "yaxis2": {"anchor": "x2", "domain": [0, 0.485], "matches": "y", "showticklabels": false}, "yaxis20": {"anchor": "x20", "domain": [0.515, 1], "matches": "y", "showticklabels": false}, "yaxis21": {"anchor": "x21", "domain": [0.515, 1], "matches": "y", "showticklabels": false}, "yaxis22": {"anchor": "x22", "domain": [0.515, 1], "matches": "y", "showticklabels": false}, "yaxis23": {"anchor": "x23", "domain": [0.515, 1], "matches": "y", "showticklabels": false}, "yaxis24": {"anchor": "x24", "domain": [0.515, 1], "matches": "y", "showticklabels": false}, "yaxis25": {"anchor": "x25", "domain": [0.515, 1], "matches": "y", "showticklabels": false}, "yaxis26": {"anchor": "x26", "domain": [0.515, 1], "matches": "y", "showticklabels": false}, "yaxis27": {"anchor": "x27", "domain": [0.515, 1], "matches": "y", "showticklabels": false}, "yaxis28": {"anchor": "x28", "domain": [0.515, 1], "matches": "y", "showticklabels": false}, "yaxis29": {"anchor": "x29", "domain": [0.515, 1], "matches": "y", "showticklabels": false}, "yaxis3": {"anchor": "x3", "domain": [0, 0.485], "matches": "y", "showticklabels": false}, "yaxis30": {"anchor": "x30", "domain": [0.515, 1], "matches": "y", "showticklabels": false}, "yaxis4": {"anchor": "x4", "domain": [0, 0.485], "matches": "y", "showticklabels": false}, "yaxis5": {"anchor": "x5", "domain": [0, 0.485], "matches": "y", "showticklabels": false}, "yaxis6": {"anchor": "x6", "domain": [0, 0.485], "matches": "y", "showticklabels": false}, "yaxis7": {"anchor": "x7", "domain": [0, 0.485], "matches": "y", "showticklabels": false}, "yaxis8": {"anchor": "x8", "domain": [0, 0.485], "matches": "y", "showticklabels": false}, "yaxis9": {"anchor": "x9", "domain": [0, 0.485], "matches": "y", "showticklabels": false}}}
